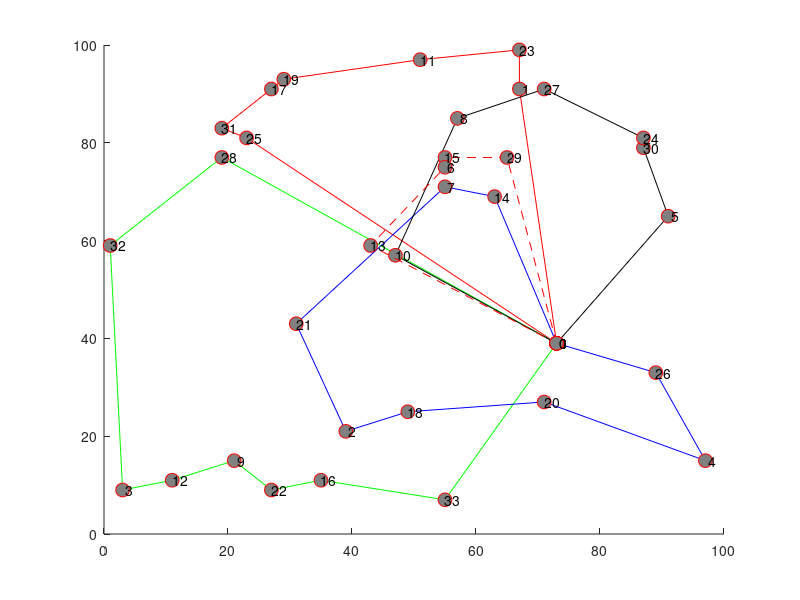

Recreate this plot in MATLAB. (Note: this script raises an error after producing the figure.)
hold on;
plot([ 73; 67; 67; 51; 29; 27; 19; 23; 73], [ 39; 91; 99; 97; 93; 91; 83; 81; 39], '-ro', 'MarkerSize', 10, 'MarkerEdgeColor', 'r', 'MarkerFaceColor', [0.5,0.5,0.5]);
text([ 73; 67; 67; 51; 29; 27; 19; 23; 73], [ 39; 91; 99; 97; 93; 91; 83; 81; 39], num2str([   0;   1;  23;  11;  19;  17;  31;  25;   0]));
plot([ 73; 19;  1;  3; 11; 21; 27; 35; 55; 73], [ 39; 77; 59;  9; 11; 15;  9; 11;  7; 39], '-go', 'MarkerSize', 10, 'MarkerEdgeColor', 'r', 'MarkerFaceColor', [0.5,0.5,0.5]);
text([ 73; 19;  1;  3; 11; 21; 27; 35; 55; 73], [ 39; 77; 59;  9; 11; 15;  9; 11;  7; 39], num2str([   0;  28;  32;   3;  12;   9;  22;  16;  33;   0]));
plot([ 73; 63; 55; 31; 39; 49; 71; 97; 89; 73], [ 39; 69; 71; 43; 21; 25; 27; 15; 33; 39], '-bo', 'MarkerSize', 10, 'MarkerEdgeColor', 'r', 'MarkerFaceColor', [0.5,0.5,0.5]);
text([ 73; 63; 55; 31; 39; 49; 71; 97; 89; 73], [ 39; 69; 71; 43; 21; 25; 27; 15; 33; 39], num2str([   0;  14;   7;  21;   2;  18;  20;   4;  26;   0]));
plot([ 73; 91; 87; 87; 71; 57; 47; 73], [ 39; 65; 79; 81; 91; 85; 57; 39], '-ko', 'MarkerSize', 10, 'MarkerEdgeColor', 'r', 'MarkerFaceColor', [0.5,0.5,0.5]);
text([ 73; 91; 87; 87; 71; 57; 47; 73], [ 39; 65; 79; 81; 91; 85; 57; 39], num2str([   0;   5;  30;  24;  27;   8;  10;   0]));
plot([ 73; 65; 55; 55; 43; 73], [ 39; 77; 77; 75; 59; 39], '--ro', 'MarkerSize', 10, 'MarkerEdgeColor', 'r', 'MarkerFaceColor', [0.5,0.5,0.5]);
text([ 73; 65; 55; 55; 43; 73], [ 39; 77; 77; 75; 59; 39], num2str([   0;  29;  15;   6;  13;   0]));
legend('Route 1','Route 2','Route 3','Route 4','Route 5',0);
xlabel('x');
ylabel('y');
